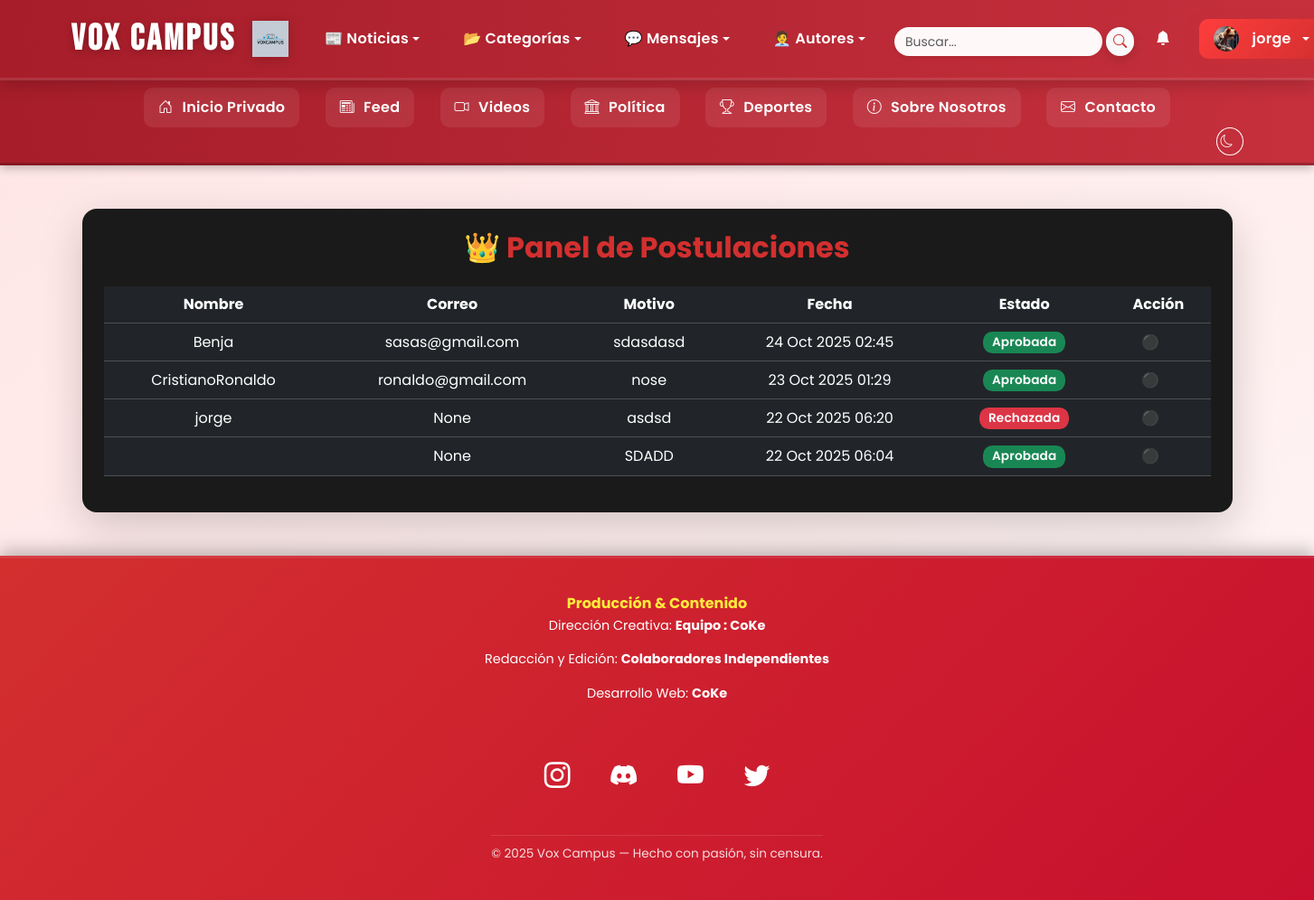
The app's page /panel-postulaciones/ (signed in) with its own data.
### noticias/models.py (models this page shows, shortened)
class Perfil(models.Model):
    user = models.OneToOneField(User, on_delete=models.CASCADE, related_name='perfil')
    bio = models.TextField(blank=True, null=True)
    avatar = models.ImageField(upload_to='avatares/', blank=True, null=True)
    banner = models.ImageField(upload_to='banners/', blank=True, null=True)
    ultima_actividad = models.DateTimeField(default=timezone.now)
    twitter = models.URLField(max_length=200, blank=True, null=True)
    github = models.URLField(max_length=200, blank=True, null=True)
    instagram = models.URLField(max_length=200, blank=True, null=True)
    linkedin = models.URLField(max_length=200, blank=True, null=True)
    sitio_web = models.URLField(max_length=200, blank=True, null=True)
    rol = models.CharField(
        max_length=20,
        choices=[('autor', 'Autor'), ('admin', 'Administrador')],
        default='autor'
    )

class PostulacionAutor(models.Model):
    usuario = models.OneToOneField(User, on_delete=models.CASCADE, null=True, blank=True)
    correo_contacto = models.EmailField(blank=True, null=True)
    experiencia = models.TextField()
    motivo = models.TextField()
    fecha = models.DateTimeField(auto_now_add=True)
    aprobada = models.BooleanField(default=False)
    revisada = models.BooleanField(default=False)

### noticias/views.py (the view)
# urls.py: path("panel-postulaciones/", views.panel_postulaciones, name="panel_postulaciones"),
@login_required
@user_passes_test(lambda u: u.is_staff)
def panel_postulaciones(request):
    postulaciones = PostulacionAutor.objects.all().order_by("-fecha")
    return render(request, "noticias/panel_postulaciones.html", {"postulaciones": postulaciones})

### noticias/context_processors.py (called while the page is built)
def contadores_globales(request):
    if request.user.is_authenticated:
        notif_count = Notificacion.objects.filter(usuario=request.user, leido=False).count()
        mensajes_no_leidos = Mensaje.objects.filter(receptor=request.user, leido=False).count() if hasattr(request.user, 'mensaje_set') else 0
    else:
        notif_count = 0
        mensajes_no_leidos = 0
    return {
        'notif_count': notif_count,
        'mensajes_no_leidos': mensajes_no_leidos,
    }

def notificaciones_context(request):
    if request.user.is_authenticated:
        notif_count = Notificacion.objects.filter(usuario=request.user, leido=False).count()
    else:
        notif_count = 0
    return {'notif_count': notif_count}

### templates/noticias/panel_postulaciones.html (shortened to what this page needs)
{% extends 'noticias/base.html' %}
{% load static %}
{% block content %}
<div class="container my-5">
  <div class="panel p-4 shadow-lg rounded-4" style="background:#1a1a1a;">
    <h2 class="text-center text-danger mb-4">👑 Panel de Postulaciones</h2>
    <table class="table table-dark table-hover text-center align-middle">
      <thead>
        <tr>
          <th>Nombre</th>
          <th>Correo</th>
          <th>Motivo</th>
          <th>Fecha</th>
          <th>Estado</th>
          <th>Acción</th>
        </tr>
      </thead>
      <tbody>
        {% for p in postulaciones %}
        <tr>
          <td>{{ p.usuario.username }}</td>
          <td>{{ p.correo_contacto }}</td>
          <td>{{ p.motivo|truncatewords:15 }}</td>
          <td>{{ p.fecha|date:"d M Y H:i" }}</td>
          <td>
            {% if p.revisada %}
              {% if p.aprobada %}
                <span class="badge bg-success">Aprobada</span>
              {% else %}
                <span class="badge bg-danger">Rechazada</span>
              {% endif %}
            {% else %}
              <span class="badge bg-warning text-dark">Pendiente</span>
            {% endif %}
          </td>
          <td>
            {% if not p.revisada %}
              <a href="{% url 'aprobar_postulacion' p.id %}" class="btn btn-success btn-sm">Aprobar</a>
              <a href="{% url 'rechazar_postulacion' p.id %}" class="btn btn-danger btn-sm">Rechazar</a>
            {% else %}
              <span class="text-muted">—</span>
            {% endif %}
          </td>
        </tr>
        {% empty %}
        <tr>
          <td colspan="6" class="text-muted">No hay postulaciones pendientes.</td>
        </tr>
        {% endfor %}
      </tbody>
    </table>
  </div>
</div>
{% endblock %}

### templates/noticias/base.html (shortened to what this page needs)
{% load static %}
<!DOCTYPE html>
<html lang="es">
<head>
   <link href="https://cdn.jsdelivr.net/npm/bootstrap@5.3.2/dist/css/bootstrap.min.css" rel="stylesheet" />
   <link href="https://cdn.jsdelivr.net/npm/bootstrap-icons@1.11.1/font/bootstrap-icons.css" rel="stylesheet" />
   <link rel="stylesheet" href="{% static 'webnoticias/css/style.css' %}?v=v38" />
</head>
<body>
<nav class="navbar navbar-expand-lg navbar-dark bg-danger shadow">
   <div class="container">
      <a class="navbar-brand d-flex align-items-center fw-bold"
         href="{% if user.is_authenticated and user.is_superuser %}{% url 'panel_privado' %}{% else %}{% url 'index' %}{% endif %}">
         <span class="me-2 text-white">Vox Campus</span>
         <img src="{% static 'WebNoticias/img/logo.png' %}" alt="Logo Vox Campus"
              style="height:40px; width:auto; object-fit:contain;" />
      </a>
      <div class="collapse navbar-collapse" id="navbarNav">
         <ul class="navbar-nav mx-auto align-items-center gap-2">
            {% if user.is_authenticated and user.is_superuser or user.is_authenticated and user.is_staff %}
               <li class="nav-item dropdown">
                  <a class="nav-link dropdown-toggle" href="#" id="noticiasDropdown" role="button" data-bs-toggle="dropdown">
                     📰 Noticias
                  </a>
               </li>
            {% endif %}
            {% if user.is_superuser %}
               <li class="nav-item dropdown">
                  <a class="nav-link dropdown-toggle" href="#" id="categoriasDropdown" role="button" data-bs-toggle="dropdown">
                     📂 Categorías
                  </a>
               </li>
            {% endif %}
            {% if user.is_authenticated %}
               <li class="nav-item dropdown">
                  <a class="nav-link dropdown-toggle" href="#" id="mensajesDropdown" role="button" data-bs-toggle="dropdown">
                     💬 Mensajes
                  </a>
               </li>
            {% endif %}
            {% if user.is_authenticated %}
               <li class="nav-item dropdown has-dot">
                  <a class="nav-link dropdown-toggle" href="#" id="reporterosDropdown" role="button" data-bs-toggle="dropdown">
                     🧑‍💼 Autores
                  </a>
               </li>
            {% endif %}
         </ul>
         <ul class="navbar-nav align-items-center gap-0">
            {% if user.is_authenticated %}
               <li class="nav-item">
                  <form id="buscador" class="d-flex align-items-center" role="search" method="get" action="{% url 'buscar' %}">
                     <input id="input-busqueda" class="form-control form-control-sm rounded-pill shadow-sm border-0 me-1"
                            type="search" placeholder="Buscar..." name="q" required />
                     <button class="btn btn-light btn-sm rounded-pill px-2 py-0" type="submit" style="height:32px;">
                        <i class="bi bi-search text-danger"></i>
                     </button>
                  </form>
               </li>
               <li class="nav-item position-relative">
                  <a href="{% url 'notificaciones' %}" class="nav-link position-relative">
                     <i class="bi bi-bell-fill"></i>
                  </a>
               </li>
               <li class="nav-item dropdown">
                  <a class="nav-link dropdown-toggle btn-login px-3 py-2" href="#" id="userDropdown"
                     role="button" data-bs-toggle="dropdown">
                     {% if user.perfil.avatar %}
                        <img src="{{ user.perfil.avatar.url }}" alt="avatar"
                             style="width:28px; height:28px; border-radius:50%; object-fit:cover; margin-right:6px;" />
                     {% else %}
                        <i class="bi bi-person-circle me-1"></i>
                     {% endif %}
                     {{ user.username }}
                  </a>
               </li>
            {% endif %}
         </ul>
      </div>
   </div>
</nav>
   <div class="subnav">
      <div class="container text-center py-2">
         {% if user.is_authenticated and user.is_superuser %}
            <a href="{% url 'panel_privado' %}" class="subnav-link"><i class="bi bi-house-door"></i> Inicio Privado</a>
         {% else %}
            <a href="{% url 'index' %}" class="subnav-link"><i class="bi bi-house"></i> Inicio</a>
         {% endif %}
         <a href="{% url 'feed' %}" class="subnav-link"><i class="bi bi-newspaper"></i> Feed</a>
         <a href="{% url 'videos' %}" class="subnav-link"><i class="bi bi-camera-video"></i> Videos</a>
         <a href="{% url 'politica' %}" class="subnav-link"><i class="bi bi-bank"></i> Política</a>
         <a href="{% url 'deportes' %}" class="subnav-link"><i class="bi bi-trophy"></i> Deportes</a>
         <a href="{% url 'sobre' %}" class="subnav-link"><i class="bi bi-info-circle"></i> Sobre Nosotros</a>
         <a href="{% url 'contacto' %}" class="subnav-link"><i class="bi bi-envelope"></i> Contacto</a>
         <li class="nav-item d-flex align-items-center ms-2">
            <button id="theme-toggle" class="btn btn-outline-light btn-sm rounded-circle p-1" title="Cambiar tema">
               <i class="bi bi-moon"></i>
            </button>
         </li>
      </div>
   </div>
   <main class="container my-4">
      {% block content %}{% endblock %}
   </main>
   <footer class="footer-premium">
      <div class="footer-container">
         <div class="footer-credits">
            <h4>Producción & Contenido</h4>
            <p>Dirección Creativa: <strong>Equipo : CoKe</strong></p>
            <p>Redacción y Edición: <strong>Colaboradores Independientes</strong></p>
            <p>Desarrollo Web: <strong>CoKe</strong></p>
         </div>
         <div class="footer-social">
            <a href="https://www.instagram.com" target="_blank" class="social-icon"><i class="bi bi-instagram"></i></a>
            <a href="https://discord.com" target="_blank" class="social-icon"><i class="bi bi-discord"></i></a>
            <a href="https://www.youtube.com" target="_blank" class="social-icon"><i class="bi bi-youtube"></i></a>
            <a href="https://twitter.com" target="_blank" class="social-icon"><i class="bi bi-twitter"></i></a>
         </div>
         <div class="footer-bottom">
            <p>&copy; 2025 Vox Campus — Hecho con pasión, sin censura.</p>
         </div>
      </div>
   </footer>
</body>
</html>

### noticias/static/WebNoticias/css/base.css (style rules this page uses)
body { font-family: 'Poppins', sans-serif; color: #212529; scroll-behavior: smooth; margin: 0; background: linear-gradient(145deg, #ffe5e5, #fff6f6); background-attachment: fixed; transition: background-color 0.4s ease, color 0.4s ease; }
a { text-decoration: none; transition: all 0.2s ease; }
.container main, main.container { display:block; }
.navbar-brand img { height: 75px; width: auto; margin-left: 10px; vertical-align: middle; display: inline-block; filter: drop-shadow(0 2px 6px rgba(0,0,0,0.18)); }

### noticias/static/WebNoticias/css/navbar.css (style rules this page uses)
.navbar { background: linear-gradient(90deg, #a71d2a, #c5303c); box-shadow: 0 4px 10px rgba(0,0,0,0.4); border-bottom: 2px solid rgba(255,255,255,0.1); }
.navbar-brand { font-family: 'Bebas Neue','Montserrat',Arial,sans-serif; font-size: 2.5rem; letter-spacing: 3px; color: #fff !important; text-shadow: 0 2px 8px rgba(0,0,0,0.25); transition: transform 0.2s, text-shadow 0.3s; padding-right: 8px; }
.navbar-nav .nav-item { margin: 0 8px; }
.navbar .nav-link { color: #fff; font-weight: 600; letter-spacing: 0.3px; transition: all 0.3s ease; border-radius: 10px; padding: 8px 14px; font-size: 1rem; margin-right: .5rem; }
#theme-toggle { margin-left: auto;; border-color: #fff; color: #fff; transition: all 0.3s ease; }
.subnav { background: linear-gradient(90deg, #a71d2a, #c5303c); border-top: 1px solid rgba(255,255,255,0.15); border-bottom: 3px solid rgba(0,0,0,0.2); box-shadow: 0 3px 10px rgba(0,0,0,0.25); animation: fadeInDown 0.5s ease both; }
.subnav .subnav-link { display: inline-block; color: #fff; font-weight: 600; letter-spacing: 0.3px; margin: 0 12px; padding: 10px 16px; border-radius: 10px; text-decoration: none; background: rgba(255,255,255,0.08); transition: all 0.3s ease; }
.subnav i { margin-right: 6px; opacity: 0.9; }
.navbar-nav.align-items-center { align-items: center !important; }
#buscador { display: flex; align-items: center; margin-top: 5px; }
.navbar-nav.align-items-center > .nav-item { display: flex; align-items: center; }
#input-busqueda { height: 32px; line-height: 32px; padding: 0 10px; width: 200px; max-width: 240px; transition: all 0.3s ease; }
.navbar .nav-item:nth-child(4) { margin-right: 8px; }
#input-busqueda { height: 32px; line-height: 32px; padding: 0 12px; width: 230px; max-width: 280px; background: #fff8f8; transition: all 0.3s ease; }
.navbar-nav .nav-item .nav-link { display:flex; align-items:center; padding-top:0.25rem; padding-bottom:0.25rem; }

### noticias/static/WebNoticias/css/panel.css (style rules this page uses)
.navbar, .navbar * { position: relative; z-index: 1000; }

### noticias/static/WebNoticias/css/forms.css (style rules this page uses)
form input, form textarea, form select { border-radius:.5rem; border:1px solid #ced4da; padding:.75rem 1rem; transition:all .3s ease; }
.btn-login { background:linear-gradient(135deg,#ff3d3d,#d32f2f); color:#fff!important; border:none; border-radius:50px; padding:.65rem 1.8rem; font-weight:700; letter-spacing:.4px; font-size:1.05rem; transition:all .3s ease; box-shadow:0 4px 15px rgba(211,47,47,0.35); display:flex; align-items:center; justify-content:center; gap:8px; margin:0; }
form .btn { border:none; border-radius:12px; font-weight:700; padding:.6rem 1.4rem; font-size:.95rem; transition:all .3s ease; box-shadow:0 4px 12px rgba(0,0,0,.15); vertical-align:middle; }
form .btn, form a.btn { display:inline-flex; align-items:center; justify-content:center; text-decoration:none; height:45px; line-height:1; }

### noticias/static/WebNoticias/css/footer.css (style rules this page uses)
.footer-premium { background:linear-gradient(135deg,#d32f2f,#c8102e); color:#fff; text-align:center; padding:40px 15px 25px; border-top:3px solid rgba(255,255,255,.1); box-shadow:0 -6px 18px rgba(0,0,0,.25); }
.footer-container { max-width:1100px; margin:0 auto; display:flex; flex-direction:column; align-items:center; gap:1.5rem; }
.footer-credits { font-size:.9rem; color:#fff; }
.footer-credits h4 { color:#ffeb3b; font-weight:700; margin-bottom:.3rem; font-size:1rem; }
.footer-social { display:flex; justify-content:center; gap:1.3rem; margin-top:1.2rem; }
.footer-social .social-icon { color:#fff; font-size:1.6rem; transition:all .3s ease; }
.footer-bottom { border-top:1px solid rgba(255,255,255,.15); margin-top:1.2rem; padding-top:10px; font-size:.85rem; opacity:.85; }
.footer-premium .social-icon { font-size:1.8rem; color:#fff; margin:0 12px; transition: all .3s ease; }

### noticias/static/WebNoticias/css/typography.css (style rules this page uses)
h1, h2, h3, h4, h5 { color:#d32f2f; font-weight:700; }
.text-danger { color:#d32f2f !important; }

### noticias/static/WebNoticias/css/perfil.css (style rules this page uses)
.badge { font-weight:600; padding:.4em .7em; border-radius:.65rem; font-size:.85rem; letter-spacing:.2px; }
.badge.bg-danger, { background: linear-gradient(135deg,#dc3545,#f85b69); }
.text-muted::before { content: "⚫ "; }

### records on screen
PostulacionAutor: usuario.username "Benja", correo_contacto "sasas@gmail.com", motivo "sdasdasd", fecha "24 Oct 2025 02:45", revisada "Aprobada"
PostulacionAutor: usuario.username "CristianoRonaldo", correo_contacto "ronaldo@gmail.com", motivo "nose", fecha "23 Oct 2025 01:29", revisada "Aprobada"
PostulacionAutor: usuario.username "jorge", correo_contacto "None", motivo "asdsd", fecha "22 Oct 2025 06:20", revisada "Rechazada"
PostulacionAutor: correo_contacto "None", motivo "SDADD", fecha "22 Oct 2025 06:04", revisada "Aprobada"

### other values on screen
{{ user.username }} "jorge"
